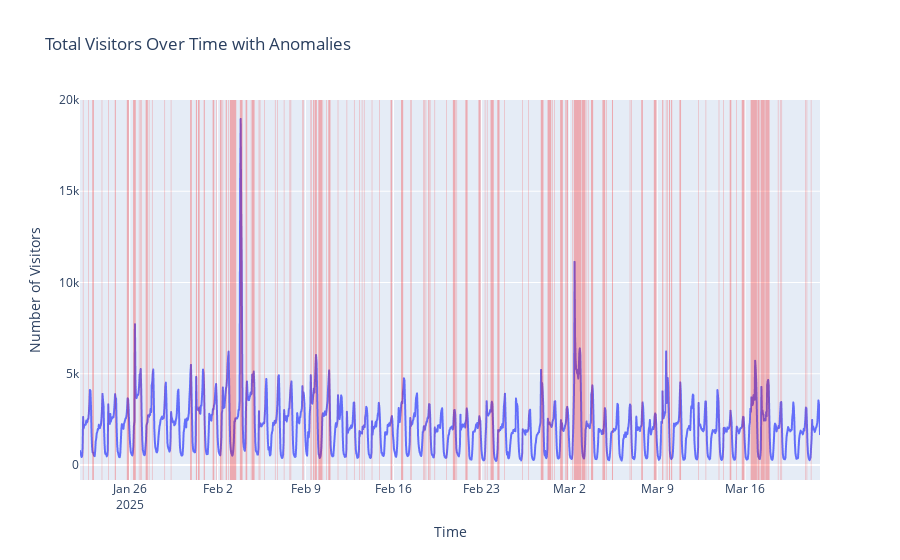

This figure's notebook cell:
### Code cell
import plotly.express as px

# Create a Plotly figure for total visitors
fig = px.line(visitors_top_level, x='ds', y='y',
              title="Total Visitors Over Time with Anomalies",
              labels={"y": "Number of Visitors", "ds": "Time"})

# Add highlighted regions for hours with anomalies
for idx, row in anomaly_df.iterrows():
    if row['event_names']:  # If there are any anomalies in this hour
        fig.add_vrect(x0=row['hour'] - pd.Timedelta(hours=0.5), 
                     x1=row['hour'] + pd.Timedelta(hours=0.5),
                     fillcolor="red", 
                     opacity=0.3, 
                     line_width=0)

# Update layout for better visualization
fig.update_layout(
    xaxis_title="Time",
    yaxis_title="Number of Visitors",
    hovermode="x unified",
    showlegend=False
)

# Update hover template to show anomaly information
fig.update_traces(
    hovertemplate="<b>Time:</b> %{x}<br>" +
                  "<b>Visitors:</b> %{y}<br>" +
                  "<b>Anomalies:</b> %{customdata}<extra></extra>",
    customdata=anomaly_df['event_names']
)

# Show the figure
fig.show()
